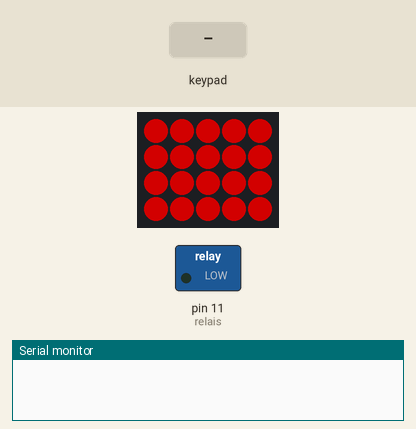
This sketch was run on a simulated Arduino Uno, built with avr-gcc and run on an emulated ATmega328P. Parts: 5×4 RGB LED matrix (first LED top left, wired row by row), switched loads named in the sketch (green lamp = pin HIGH), the last lines printed to the serial monitor. The test bench sets the inputs (shaded band). Dim RGB values are drawn brighter than linear.

Above: at 1.2 s.
1.3 s: key 'A' pressed
4.3 s: key 'R' pressed
At 5.5 s:
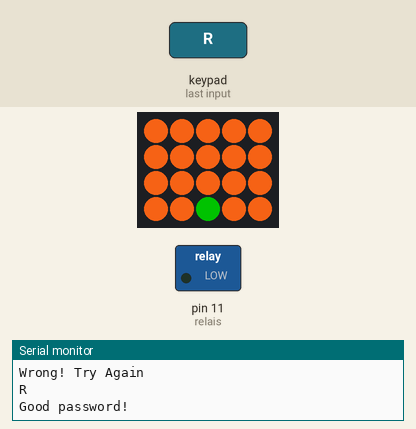
5.8 s: key 'B' pressed
At 7.2 s:
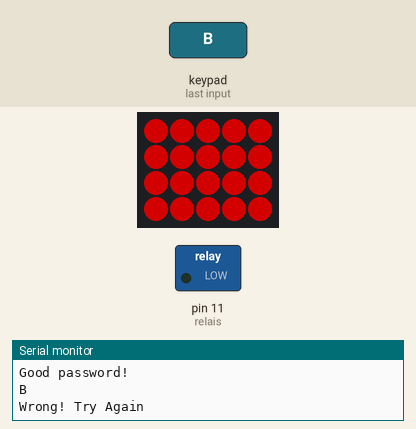
8.8 s: key 'C' pressed
11.8 s: key 'D' pressed
14.8 s: key 'E' pressed
Timing chart, 0 to 17.8 s (numbered marks = the images above; inputs shaded):
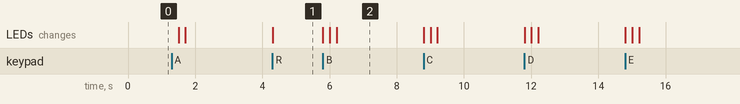

Measured:
- after the input at 4.3 s, the LEDs: change at once (image 1)
- after the input at 5.8 s, the LEDs: change at once (image 2)

The sketch:

momieGG.ino
```cpp
/*
   Auteur : Alice Giordani
   Date de création : 01/08/2019
   Dernière modification : 04/08/2019
*/

#include <Keypad.h>
#include <Adafruit_NeoPixel.h>

// Branchements
#define PIN 12
#define NUMPIXELS 20

int relais = 11;

const byte ROWS = 4;
const byte COLS = 5;
char keys[ROWS][COLS] = {
  {'A', 'B', 'C', 'D', 'E'},
  {'F', 'G', 'H', 'I', 'J'},
  {'K', 'L', 'M', 'N', 'O'},
  {'P', 'Q', 'R', 'S', 'T'}
};
byte colPins[COLS] = {2, 3, 4, 5, 6};
byte rowPins[ROWS] = {7, 8, 9, 10};

int brightness = 50;    // how bright the LED is
int fadeAmount = 5;    // how many points to fade the LED by
unsigned long previousMillis = 0;
const long interval = 30;

Keypad keypad = Keypad( makeKeymap(keys), rowPins, colPins, ROWS, COLS );
Adafruit_NeoPixel strip = Adafruit_NeoPixel(NUMPIXELS, PIN, NEO_GRB + NEO_KHZ800);

// Valeurs mdp
String password = "ABDGHTMNOR";
String tempPassword;
boolean enteredPassword;
char keypressed;
int k = 0;


// Etats
boolean activated = false;
boolean alarmActivated = false;
bool ouvert;

void setup() {
  Serial.begin(9600);
  strip.begin();
  pinMode(relais, OUTPUT);
  alarmActivated = true;
}

void loop() {

  // Alarme activée, attente du bon mdp
  if (alarmActivated) {
    enterPassword();
  }

  if (ouvert) {
    digitalWrite(relais, HIGH); // ouverture
  } else {
    digitalWrite(relais, LOW); // fermeture
  }

}

// Système de désactivation de l'alarme
void enterPassword() {
  activated = true;
  //Serial.println("Pass>");
  while (activated) {
    keypressed = keypad.getKey();
    //Serial.println(keypressed);
    if (keypressed != NO_KEY) {
      if ( k == 0 ) {
        if ( keypressed == 'R' ) {
          goodAnswer(17);
        } else {
          wrongAnswer();
        }
      } else if ( k == 1 ) {
        if ( keypressed == 'Q' ) {
          goodAnswer(18);
        } else if (keypressed == 'R') {
          //nothing
        } else {
          wrongAnswer();
        }
      } else if ( k == 2 ) {
        if ( keypressed == 'E' ) {
          goodAnswer(4);
        } else if (keypressed == 'Q' || keypressed == 'R') {
          //nothing
        } else {
          wrongAnswer();
        }
      } else if ( k == 3 ) {
        if ( keypressed == 'F' ) {
          goodAnswer(9);
        } else if (keypressed == 'Q' || keypressed == 'R' || keypressed == 'E') {
          //nothing
        } else {
          wrongAnswer();
        }
      } else if ( k == 4 ) {
        if ( keypressed == 'H' ) {
          goodAnswer(7);
        } else if (keypressed == 'Q' || keypressed == 'R' || keypressed == 'E' || keypressed == 'F') {
          //nothing
        } else {
          wrongAnswer();
        }
      } else if ( k == 5 ) {
        if ( keypressed == 'T' ) {
          goodAnswer(15);
        } else if (keypressed == 'H' || keypressed == 'Q' || keypressed == 'R' || keypressed == 'E' || keypressed == 'F') {
          //nothing
        } else {
          wrongAnswer();
        }
      } else if ( k == 6 ) {
        if ( keypressed == 'L' ) {
          goodAnswer(11);
        } else if (keypressed == 'T' || keypressed == 'H' || keypressed == 'Q' || keypressed == 'R' || keypressed == 'E' || keypressed == 'F') {
          //nothing
        } else {
          wrongAnswer();
        }
      } else if ( k == 7 ) {
        if ( keypressed == 'O') {
          goodAnswer(14);
        } else if (keypressed == 'L' || keypressed == 'T' || keypressed == 'H' || keypressed == 'Q' || keypressed == 'R' || keypressed == 'E' || keypressed == 'F') {
          //nothing
        } else {
          wrongAnswer();
        }
      } else if ( k == 8 ) {
        if ( keypressed == 'A' ) {
          goodAnswer(0);
        } else if (keypressed == 'O' || keypressed == 'L' || keypressed == 'T' || keypressed == 'H' || keypressed == 'Q' || keypressed == 'R' || keypressed == 'E' || keypressed == 'F') {
          //nothing
        } else {
          wrongAnswer();
        }
      } else if ( k == 9 ) {
        if ( keypressed == 'C' ) {
          activated = false;
          alarmActivated = false;
          ouvert = true;
          goodAnswer(2);
        } else if (keypressed == 'A' || keypressed == 'O' || keypressed == 'L' || keypressed == 'T' || keypressed == 'H' || keypressed == 'Q' || keypressed == 'R' || keypressed == 'E' || keypressed == 'F') {
          //nothing
        } else {
          wrongAnswer();
        }
      }
    } else if ( k == 0 ) {
      waitMode();
    }
  }
}
// Réponses

void goodAnswer(int l) {
  Serial.println(keypressed);
  Serial.println("Good password!");
  strip.setPixelColor(l, 0, 100, 0);
  strip.setBrightness(225);
  strip.show();
  k++;
}
void wrongAnswer() {
  Serial.println(keypressed);
  Serial.println("Wrong! Try Again");
  errorLight(200);
  strip.show();
  k = 0;
}

// Animation des lumières

void waitMode() {
  unsigned long currentMillis = millis();
  if (currentMillis - previousMillis >= interval) {
    previousMillis = currentMillis;
    for (int i = 0; i < strip.numPixels(); i++) {
      strip.setPixelColor(i, 255, 103, 23);
      strip.setBrightness(brightness);
    }
    brightness = brightness + fadeAmount;
    if (brightness <= 50 || brightness >= 255  ) {
      fadeAmount = -fadeAmount;
    }
    strip.show();
  }
}

void errorLight(uint8_t wait) {

  for (uint16_t i = 0; i < strip.numPixels(); i++) {
    strip.setPixelColor(i, 125, 0, 0);  //turn every third pixel on
  }
  strip.setBrightness(255);
  strip.show();

  delay(wait);

  for (uint16_t i = 0; i < strip.numPixels(); i++) {
    strip.setPixelColor(i, 0, 0, 0);  //turn every third pixel on
  }
  strip.setBrightness(255);
  strip.show();

  delay(wait);

  for (uint16_t i = 0; i < strip.numPixels(); i++) {
    strip.setPixelColor(i, 125, 0, 0);  //turn every third pixel on
  }
  strip.setBrightness(255);
  strip.show();

  delay(wait);

  for (uint16_t i = 0; i < strip.numPixels(); i++) {
    strip.setPixelColor(i, 0, 0, 0);  //turn every third pixel on
  }
  strip.setBrightness(255);
  strip.show();
}
```
